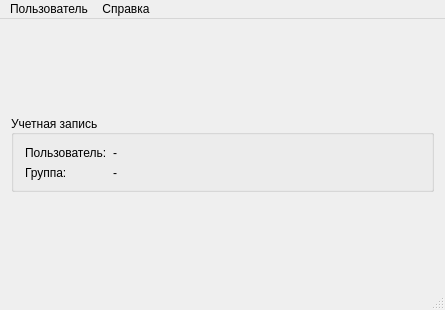
<?xml version="1.0" encoding="UTF-8"?>
<ui version="4.0">
 <class>MainWindow</class>
 <widget class="QMainWindow" name="MainWindow">
  <property name="geometry">
   <rect>
    <x>0</x>
    <y>0</y>
    <width>445</width>
    <height>310</height>
   </rect>
  </property>
  <property name="windowTitle">
   <string>Регистратура поликлиники</string>
  </property>
  <property name="windowIcon">
   <iconset resource="../../icons.qrc">
    <normaloff>:/Forms/Icons/Forms/Icons/app.svg</normaloff>:/Forms/Icons/Forms/Icons/app.svg</iconset>
  </property>
  <widget class="QWidget" name="centralWidget">
   <layout class="QGridLayout" name="gridLayout">
    <item row="0" column="0">
     <widget class="QGroupBox" name="groupBox">
      <property name="sizePolicy">
       <sizepolicy hsizetype="Preferred" vsizetype="Fixed">
        <horstretch>0</horstretch>
        <verstretch>0</verstretch>
       </sizepolicy>
      </property>
      <property name="title">
       <string>Учетная запись</string>
      </property>
      <property name="alignment">
       <set>Qt::AlignLeading|Qt::AlignLeft|Qt::AlignVCenter</set>
      </property>
      <property name="flat">
       <bool>false</bool>
      </property>
      <layout class="QFormLayout" name="formLayout_2">
       <property name="sizeConstraint">
        <enum>QLayout::SetDefaultConstraint</enum>
       </property>
       <property name="bottomMargin">
        <number>9</number>
       </property>
       <item row="0" column="0">
        <widget class="QLabel" name="label">
         <property name="text">
          <string>Пользователь:</string>
         </property>
        </widget>
       </item>
       <item row="1" column="0">
        <widget class="QLabel" name="label_2">
         <property name="text">
          <string>Группа:</string>
         </property>
        </widget>
       </item>
       <item row="0" column="1">
        <widget class="QLabel" name="CurrentUserLabel">
         <property name="text">
          <string>-</string>
         </property>
        </widget>
       </item>
       <item row="1" column="1">
        <widget class="QLabel" name="CurrentGroupLabel">
         <property name="text">
          <string>-</string>
         </property>
        </widget>
       </item>
      </layout>
     </widget>
    </item>
    <item row="1" column="0">
     <layout class="QVBoxLayout" name="verticalLayout">
      <property name="spacing">
       <number>0</number>
      </property>
     </layout>
    </item>
   </layout>
  </widget>
  <widget class="QMenuBar" name="menuBar">
   <property name="enabled">
    <bool>true</bool>
   </property>
   <property name="geometry">
    <rect>
     <x>0</x>
     <y>0</y>
     <width>445</width>
     <height>21</height>
    </rect>
   </property>
   <widget class="QMenu" name="menu">
    <property name="title">
     <string>Пользователь</string>
    </property>
    <addaction name="changePasswordAction"/>
   </widget>
   <widget class="QMenu" name="menu_2">
    <property name="title">
     <string>Справка</string>
    </property>
    <addaction name="aboutProgramAction"/>
   </widget>
   <addaction name="menu"/>
   <addaction name="menu_2"/>
  </widget>
  <widget class="QStatusBar" name="statusBar"/>
  <action name="changePasswordAction">
   <property name="icon">
    <iconset resource="../../icons.qrc">
     <normaloff>:/Forms/Icons/Forms/Icons/key.svg</normaloff>:/Forms/Icons/Forms/Icons/key.svg</iconset>
   </property>
   <property name="text">
    <string>Смена пароля</string>
   </property>
  </action>
  <action name="aboutProgramAction">
   <property name="icon">
    <iconset resource="../../icons.qrc">
     <normaloff>:/Forms/Icons/Forms/Icons/info.svg</normaloff>:/Forms/Icons/Forms/Icons/info.svg</iconset>
   </property>
   <property name="text">
    <string>О программе</string>
   </property>
  </action>
 </widget>
 <layoutdefault spacing="6" margin="11"/>
 <resources>
  <include location="../../icons.qrc"/>
 </resources>
 <connections/>
</ui>
